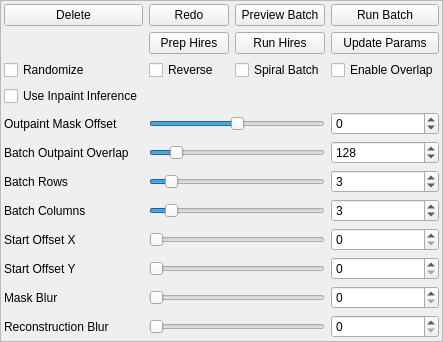
               <widget class="QFrame" name="outpaint_values">
                <property name="frameShape">
                 <enum>QFrame::StyledPanel</enum>
                </property>
                <property name="frameShadow">
                 <enum>QFrame::Raised</enum>
                </property>
                <layout class="QGridLayout" name="gridLayout">
                 <property name="leftMargin">
                  <number>3</number>
                 </property>
                 <property name="topMargin">
                  <number>3</number>
                 </property>
                 <property name="rightMargin">
                  <number>3</number>
                 </property>
                 <property name="bottomMargin">
                  <number>3</number>
                 </property>
                 <item row="0" column="0">
                  <widget class="QPushButton" name="delete_2">
                   <property name="text">
                    <string>Delete</string>
                   </property>
                  </widget>
                 </item>
                 <item row="5" column="3">
                  <widget class="QSpinBox" name="rect_overlap">
                   <property name="maximum">
                    <number>1024</number>
                   </property>
                   <property name="value">
                    <number>128</number>
                   </property>
                  </widget>
                 </item>
                 <item row="2" column="1">
                  <widget class="QCheckBox" name="reverse">
                   <property name="text">
                    <string>Reverse</string>
                   </property>
                  </widget>
                 </item>
                 <item row="7" column="0">
                  <widget class="QLabel" name="label_7">
                   <property name="text">
                    <string>Batch Columns</string>
                   </property>
                  </widget>
                 </item>
                 <item row="6" column="0">
                  <widget class="QLabel" name="label_6">
                   <property name="text">
                    <string>Batch Rows</string>
                   </property>
                  </widget>
                 </item>
                 <item row="2" column="0">
                  <widget class="QCheckBox" name="randomize">
                   <property name="text">
                    <string>Randomize</string>
                   </property>
                  </widget>
                 </item>
                 <item row="2" column="2">
                  <widget class="QCheckBox" name="spiral">
                   <property name="text">
                    <string>Spiral Batch</string>
                   </property>
                  </widget>
                 </item>
                 <item row="5" column="1" colspan="2">
                  <widget class="QSlider" name="rect_overlap_slider">
                   <property name="maximum">
                    <number>1024</number>
                   </property>
                   <property name="value">
                    <number>128</number>
                   </property>
                   <property name="orientation">
                    <enum>Qt::Horizontal</enum>
                   </property>
                  </widget>
                 </item>
                 <item row="2" column="3">
                  <widget class="QCheckBox" name="enable_overlap">
                   <property name="text">
                    <string>Enable Overlap</string>
                   </property>
                  </widget>
                 </item>
                 <item row="10" column="1" colspan="2">
                  <widget class="QSlider" name="mask_blur_slider">
                   <property name="maximum">
                    <number>20</number>
                   </property>
                   <property name="orientation">
                    <enum>Qt::Horizontal</enum>
                   </property>
                  </widget>
                 </item>
                 <item row="8" column="0">
                  <widget class="QLabel" name="label_8">
                   <property name="text">
                    <string>Start Offset X</string>
                   </property>
                  </widget>
                 </item>
                 <item row="11" column="3">
                  <widget class="QSpinBox" name="reconstruction_blur">
                   <property name="maximum">
                    <number>200</number>
                   </property>
                  </widget>
                 </item>
                 <item row="9" column="1" colspan="2">
                  <widget class="QSlider" name="start_offset_y_slider">
                   <property name="maximum">
                    <number>8192</number>
                   </property>
                   <property name="orientation">
                    <enum>Qt::Horizontal</enum>
                   </property>
                  </widget>
                 </item>
                 <item row="4" column="1" colspan="2">
                  <widget class="QSlider" name="mask_offset_slider">
                   <property name="minimum">
                    <number>-128</number>
                   </property>
                   <property name="maximum">
                    <number>128</number>
                   </property>
                   <property name="orientation">
                    <enum>Qt::Horizontal</enum>
                   </property>
                  </widget>
                 </item>
                 <item row="0" column="1">
                  <widget class="QPushButton" name="redo">
                   <property name="text">
                    <string>Redo</string>
                   </property>
                  </widget>
                 </item>
                 <item row="0" column="3">
                  <widget class="QPushButton" name="run_batch">
                   <property name="text">
                    <string>Run Batch</string>
                   </property>
                  </widget>
                 </item>
                 <item row="4" column="0">
                  <widget class="QLabel" name="label_4">
                   <property name="text">
                    <string>Outpaint Mask Offset</string>
                   </property>
                  </widget>
                 </item>
                 <item row="8" column="1" colspan="2">
                  <widget class="QSlider" name="start_offset_x_slider">
                   <property name="maximum">
                    <number>8192</number>
                   </property>
                   <property name="orientation">
                    <enum>Qt::Horizontal</enum>
                   </property>
                  </widget>
                 </item>
                 <item row="10" column="3">
                  <widget class="QSpinBox" name="mask_blur">
                   <property name="maximum">
                    <number>20</number>
                   </property>
                  </widget>
                 </item>
                 <item row="7" column="1" colspan="2">
                  <widget class="QSlider" name="batch_columns_slider">
                   <property name="maximum">
                    <number>32</number>
                   </property>
                   <property name="value">
                    <number>3</number>
                   </property>
                   <property name="orientation">
                    <enum>Qt::Horizontal</enum>
                   </property>
                  </widget>
                 </item>
                 <item row="6" column="3">
                  <widget class="QSpinBox" name="batch_rows">
                   <property name="maximum">
                    <number>32</number>
                   </property>
                   <property name="value">
                    <number>3</number>
                   </property>
                  </widget>
                 </item>
                 <item row="5" column="0">
                  <widget class="QLabel" name="label_5">
                   <property name="text">
                    <string>Batch Outpaint Overlap</string>
                   </property>
                  </widget>
                 </item>
                 <item row="0" column="2">
                  <widget class="QPushButton" name="preview_batch">
                   <property name="text">
                    <string>Preview Batch</string>
                   </property>
                  </widget>
                 </item>
                 <item row="3" column="0">
                  <widget class="QCheckBox" name="use_inpaint">
                   <property name="text">
                    <string>Use Inpaint Inference</string>
                   </property>
                  </widget>
                 </item>
                 <item row="9" column="3">
                  <widget class="QSpinBox" name="start_offset_y">
                   <property name="maximum">
                    <number>8192</number>
                   </property>
                  </widget>
                 </item>
                 <item row="6" column="1" colspan="2">
                  <widget class="QSlider" name="batch_rows_slider">
                   <property name="maximum">
                    <number>32</number>
                   </property>
                   <property name="value">
                    <number>3</number>
                   </property>
                   <property name="orientation">
                    <enum>Qt::Horizontal</enum>
                   </property>
                  </widget>
                 </item>
                 <item row="11" column="0">
                  <widget class="QLabel" name="label_17">
                   <property name="text">
                    <string>Reconstruction Blur</string>
                   </property>
                  </widget>
                 </item>
                 <item row="4" column="3">
                  <widget class="QSpinBox" name="mask_offset">
                   <property name="minimum">
                    <number>-128</number>
                   </property>
                   <property name="maximum">
                    <number>128</number>
                   </property>
                  </widget>
                 </item>
                 <item row="7" column="3">
                  <widget class="QSpinBox" name="batch_columns">
                   <property name="maximum">
                    <number>32</number>
                   </property>
                   <property name="value">
                    <number>3</number>
                   </property>
                  </widget>
                 </item>
                 <item row="10" column="0">
                  <widget class="QLabel" name="label_11">
                   <property name="text">
                    <string>Mask Blur</string>
                   </property>
                  </widget>
                 </item>
                 <item row="8" column="3">
                  <widget class="QSpinBox" name="start_offset_x">
                   <property name="maximum">
                    <number>8192</number>
                   </property>
                  </widget>
                 </item>
                 <item row="11" column="1" colspan="2">
                  <widget class="QSlider" name="reconstruction_blur_slider">
                   <property name="maximum">
                    <number>200</number>
                   </property>
                   <property name="orientation">
                    <enum>Qt::Horizontal</enum>
                   </property>
                  </widget>
                 </item>
                 <item row="9" column="0">
                  <widget class="QLabel" name="label_9">
                   <property name="text">
                    <string>Start Offset Y</string>
                   </property>
                  </widget>
                 </item>
                 <item row="1" column="1">
                  <widget class="QPushButton" name="prep_hires">
                   <property name="text">
                    <string>Prep Hires</string>
                   </property>
                  </widget>
                 </item>
                 <item row="1" column="2">
                  <widget class="QPushButton" name="run_hires">
                   <property name="text">
                    <string>Run Hires</string>
                   </property>
                  </widget>
                 </item>
                 <item row="1" column="3">
                  <widget class="QPushButton" name="update_params">
                   <property name="text">
                    <string>Update Params</string>
                   </property>
                  </widget>
                 </item>
                </layout>
               </widget>
